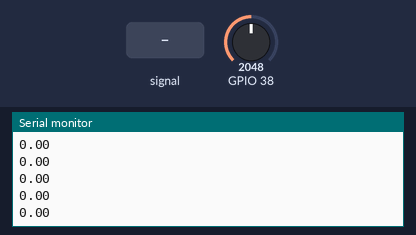
The sketch below on a simulated ESP32. Shown: the last lines printed to the serial monitor. The test bench sets the inputs (shaded band); at power-on: GPIO 38 = 2048.

Above: at 1.2 s.
1.3 s: GPIO 38 fed a 200 Hz sine of ±327 counts around its level
At 2.1 s:
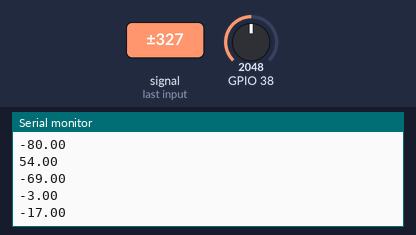
4.3 s: GPIO 38 set to 2866
At 4.8 s:
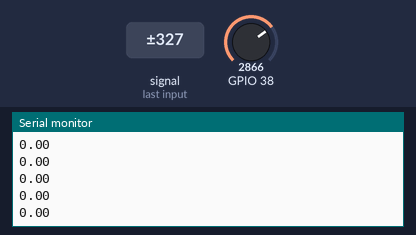
Timing chart, 0 to 5.5 s (numbered marks = the images above; inputs shaded):
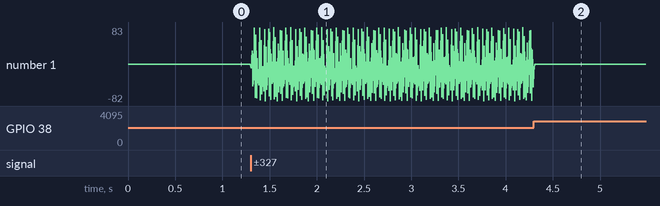

The sketch:

Bonus_TouchInterface.ino
```cpp
   // Mads's touch interface sketch! Thanks Mads!

    void setup() {

      Serial.begin(9600);

    }


    void loop() {

     float value = touchRead(A1, A2);  // connect A1 and A2.

      Serial.println(value);

    }


    int touchRead(int pin1, int pin2)

    {

      int sum=0;

      for(int i=0; i < 10; i++)

      {

        pinMode(pin1, OUTPUT);


        digitalWrite(pin1,HIGH);

        delayMicroseconds(10);

        int high = analogRead(pin2);


        digitalWrite(pin1,LOW);

        delayMicroseconds(10);

        int low = analogRead(pin2);


        pinMode(pin1, INPUT);

        digitalWrite(pin1,LOW);

        sum = sum +high-low;

      }


      return (int)((float)sum/4.0f);


    }
```

Measured:
- after the input at 1.3 s, the serial monitor: prints a new line at once (image 1)
- plotted number 1: 0 → -51 after the input at 1.3 s
